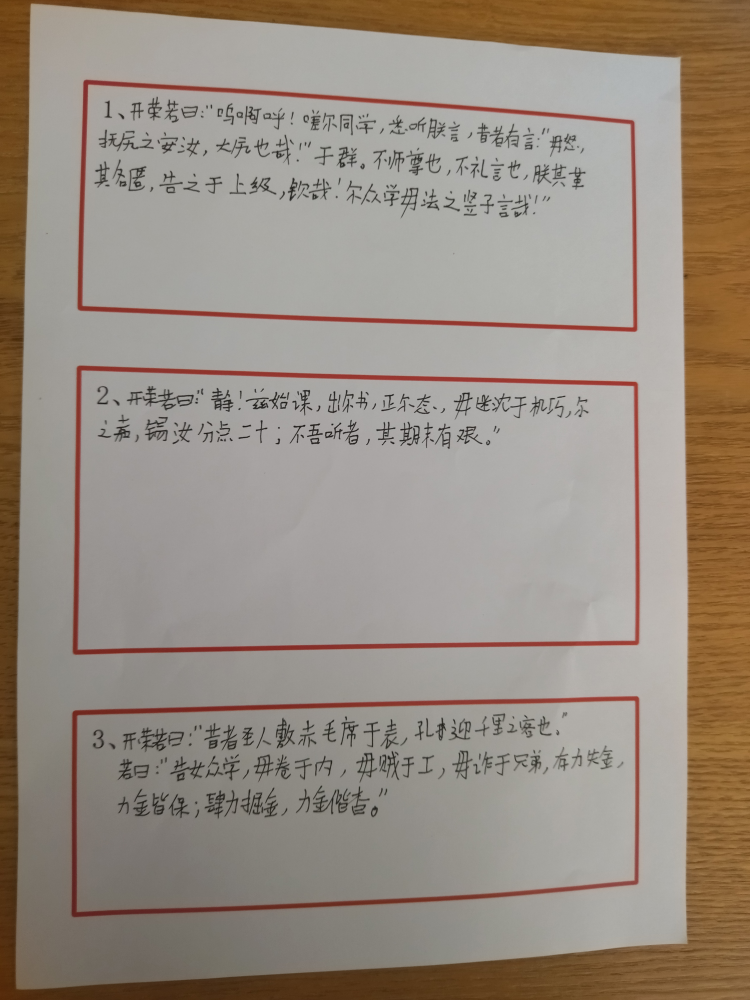
#> input picture red/1.jpg, 3000 x 4000 px (shown at 1/4 size)
$ python '图片识别(总入口).py'   (older library calls are emulated)
#> lines starting #> are read from the running program, lines starting #| are printed output that depends on the picture; after the words box and inside, x2 and y2 are one past the last pixel; in counts of white or black regions, pixels touching at a corner belong together
import json
import sys

import cv2
import numpy as np
import picture_recognition.文字识别 as 文字识别
import re

def preprocess(gray):
    sobel=gray.copy()
    # # 1. Sobel算子，x方向求梯度
    sobelx = cv2.Sobel(gray, cv2.CV_8U, 1, 0, ksize = 3)
    sobely = cv2.Sobel(gray, cv2.CV_8U, 0, 1, ksize = 3)

    sobel=sobel.astype("uint8")
    cv2.addWeighted(sobelx,0.5,sobely,0.5,0,sobel)
    # sobel=sobel.astype("uint8")

    # sobel = cv2.Sobel(gray, cv2.CV_8U, 1, 0, ksize = 3)
    # 2. 二值化
    ret, binary = cv2.threshold(sobel, 0, 255, cv2.THRESH_OTSU+cv2.THRESH_BINARY)
    # ret, binary = cv2.threshold(sobel, 0, 255, cv2.THRESH_TOZERO+cv2.THRESH_BINARY)

    # 3. 膨胀和腐蚀操作的核函数

    # kernel = cv2.getStructuringElement(cv2.MORPH_RECT, (2,2))
    # # 形态学操作             图像      操作（open）结构元素
    # binary = cv2.morphologyEx(binary, cv2.MORPH_OPEN, kernel)

    element1 = cv2.getStructuringElement(cv2.MORPH_RECT, (3,3))
    element2 = cv2.getStructuringElement(cv2.MORPH_RECT, (30,30))

    element3 = cv2.getStructuringElement(cv2.MORPH_RECT, (30,9))
    element4 = cv2.getStructuringElement(cv2.MORPH_RECT, (24, 6))

    elementx = cv2.getStructuringElement(cv2.MORPH_RECT, (40,40))
    elementy = cv2.getStructuringElement(cv2.MORPH_RECT, (30,30))
    # # 方案一：

    # # 先腐蚀
    # erosion = cv2.erode(binary, element1, iterations = 1)

    # # 再膨胀
    # dilation = cv2.dilate(erosion, element2, iterations = 2)

    # 方案二：
    # 直接膨胀
    # dilation = cv2.dilate(binary, element2, iterations = 1)

    # # 方案三（原方案）
    # # 4. 膨胀一次，让轮廓突出
    # dilation = cv2.dilate(binary, element4, iterations = 1)

    # # 5. 腐蚀一次，去掉细节，如表格线等。注意这里去掉的是竖直的线
    # erosion = cv2.erode(dilation, element3, iterations = 1)

    # # 6. 再次膨胀，让轮廓明显一些
    # dilation = cv2.dilate(erosion, element4, iterations = 3)

    # 方案四（成功）
    # 4. 膨胀一次，让轮廓突出
    # dilation = cv2.dilate(binary, elementx, iterations = 1)

    # # 5. 腐蚀一次，去掉细节，如表格线等。注意这里去掉的是竖直的线
    # erosion = cv2.erode(dilation, elementy, iterations = 1)

    # # 6. 再次膨胀，让轮廓明显一些
    # dilation = cv2.dilate(erosion, element4, iterations = 3)

    # 方案五
    elementx5 = cv2.getStructuringElement(cv2.MORPH_RECT, (20,20))
    elementy5 = cv2.getStructuringElement(cv2.MORPH_RECT, (10,10))
    # 4. 膨胀一次，让轮廓突出
    dilation = cv2.dilate(binary, elementx5, iterations = 1)

    # 5. 腐蚀一次，去掉细节，如表格线等。注意这里去掉的是竖直的线
    erosion = cv2.erode(dilation, elementy5, iterations = 1)

    # [10 lines of commented-out code are left out]
    result=erosion
    return result

def findTextRegion(img):

    region = []

    # 1. 查找轮廓
    contours, hierarchy = cv2.findContours(img, cv2.RETR_TREE, cv2.CHAIN_APPROX_SIMPLE)
    # contours, hierarchy = cv2.findContours(img, cv2.RETR_TREE, cv2.CHAIN_APPROX_SIMPLE)

    # print(contours)

    h_img,w_img=img.shape
    area_img=h_img*w_img

    # print(f"area_img:{area_img}")
    # 2. 筛选那些面积小的
    for i in range(len(contours)):
        cnt = contours[i]
        # 计算该轮廓的面积
        area = cv2.contourArea(cnt)

        # 面积小的都筛选掉

        if (area < area_img*0.1 or area>area_img*0.9):
            continue


        # 轮廓近似，作用很小
        epsilon = 0.001 * cv2.arcLength(cnt, True)
        approx = cv2.approxPolyDP(cnt, epsilon, True)

        # 找到最小的矩形，该矩形可能有方向

        rect = cv2.minAreaRect(cnt)

        # box是四个点的坐标
        # imgs=cv2.imread("./img_rec/red1.png")
        box=cv2.boxPoints(rect)
        # [8 lines of commented-out code are left out]
        box = np.int0(box)

        # 计算高和宽
        height = abs(box[0][1] - box[2][1])
        width = abs(box[0][0] - box[2][0])

        # 筛选那些太细的矩形，留下扁的
        # if (height > width*1.2):
        #     continue

        # print(f'area:{area}')
        region.append(box)

        # print(region)

    return region

def detect(zip_image,img):
    # src=cv2.imread(imagePath)
    src=zip_image.copy()

    dilation = preprocess(img)
    # 3. 查找和筛选文字区域

    region = findTextRegion(dilation)
    area_list=[cv2.contourArea(r) for r in region]
    score_list=[i/max(area_list) for i in area_list]

    # print(score_list)
    # print(region)

    # dets=[[*i[0],*i[2]]+[1] for i in region]
    dets=[]
    # print(region)
    for r_i in range(len(region)):
        # ls=[min(r,key=lambda s[0]:s[0]+s[1])]
        # min_s=min(r,key=lambda s:s[0]+s[1])
        # print(f'min_s:{min_s}')

        r=region[r_i]
        min_s=None
        min_s_index=0
        for i in range(4):
            s=r[i][0]+r[i][1]
            if min_s==None or min_s>s:
                min_s=s
                min_s_index=i

        dets.append([*r[min_s_index],*r[(min_s_index+2)%4],score_list[r_i]])

    dets=np.array(dets)
    # print(dets)

    # 去除重复框
    index_list=py_cpu_nms(dets,0.2)
    # index_list=dets

    new_region=[]
    for index in index_list:
        new_region.append(region[index])

    # 对区域进行从上到下排序
    new_region.sort(key=lambda y:y[0][1])
    # print(new_region)
    # print(new_region)

    # 4. 用绿线画出这些找到的轮廓
    for box in new_region:
        cv2.drawContours(src, [box], 0 , (0, 255, 0), 2)

    # 5.文字识别
    answers=文字识别.result(zip_image,new_region)
    # [7 lines of commented-out code are left out]
    return (src,answers)

# 去重
def py_cpu_nms(dets, thresh):
    x1 = dets[:, 0]
    y1 = dets[:, 1]
    x2 = dets[:, 2]
    y2 = dets[:, 3]
    scores = dets[:, 4]

    areas = (x2 - x1 + 1) * (y2 - y1 + 1)
    #按照从小到大排序后返回下标，然后顺序取反，即从大到小对应的下标
    order = scores.argsort()[::-1]
    # print(f'norder:{order}')
    keep = []

    s=1
    while order.size > 0:
        i = order[0]
        keep.append(i)
        #求交叉面积intersection采用了这个非常巧妙的方法，自己画一下思考一下
        xx1 = np.maximum(x1[i], x1[order[1:]])
        yy1 = np.maximum(y1[i], y1[order[1:]])
        xx2 = np.minimum(x2[i], x2[order[1:]])
        yy2 = np.minimum(y2[i], y2[order[1:]])
        # print(f'inter:{s} xx1:{xx1} yy1:{yy1} xx2:{xx2} yy2:{yy2}')

        w = np.maximum(0.0, xx2 - xx1 + 1) #计算w
        h = np.maximum(0.0, yy2 - yy1 + 1) #计算h
        # print(f'inter:{s} w:{w} h:{h}')

        inter = w * h       #交叉面积
        # print(f'inter:{s} {inter}')
        #A交B/A并B
        ovr = inter / (areas[i] + areas[order[1:]] - inter)
        # print(ovr)
        """
        保留重叠面积小于threshold的
        np.where的返回值是tuple
        第一个维度是x的list,第二个维度是y的list
        这里因为输入是1维,因此就取0就好
        """

        inds = np.where(ovr <= thresh)[0]

        # print(f'inds:{inds+1}')
        order = order[inds + 1]
        s+=1
        # print(f'order:{order}')
    # print(keep)
    return keep

# 检测红色区域
def red(imagePath):
#> called with imagePath = './red/1.jpg'
    img = cv2.imread(imagePath)
#> img is the input picture: shape (4000, 3000, 3); mean B, G, R 129.8, 141.1, 152.2

    img=cv2.resize(img,(1000,1414))
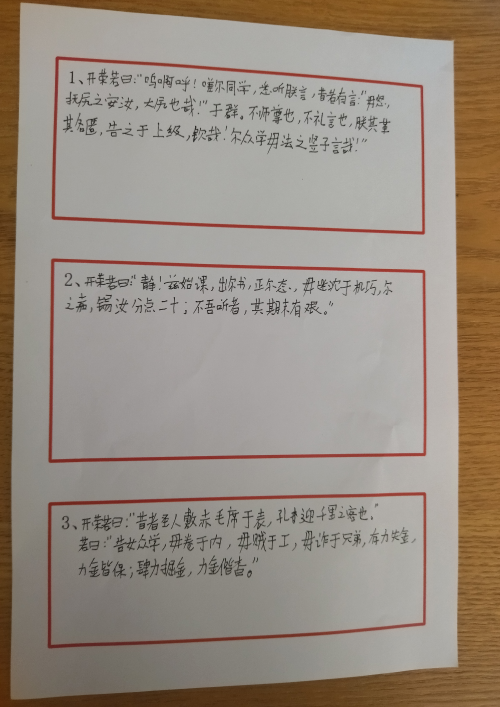
#> img: shape (1414, 1000, 3) (shown at 1/2 size); mean B, G, R 129.7, 141, 152.1
    # cv2.imencode('.png', img)[1].tofile("压缩.png")


    # # 去噪
    # img=cv2.fastNlMeansDenoisingColored(img,None,10,10,7,21)

    # 在彩色图像的情况下，解码图像将以b g r顺序存储通道。
    grid_RGB = cv2.cvtColor(img, cv2.COLOR_BGR2RGB)

    # 从RGB色彩空间转换到HSV色彩空间
    grid_HSV = cv2.cvtColor(grid_RGB, cv2.COLOR_RGB2HSV)
#> grid_HSV: shape (1414, 1000, 3); mean H, S, V 19.2, 44.2, 152.2

    # H、S、V范围一：

    # 红色
    lower1 = np.array([0,43,46])
    upper1 = np.array([10,255,255])
    mask1 = cv2.inRange(grid_HSV, lower1, upper1)       # mask1 为二值图像
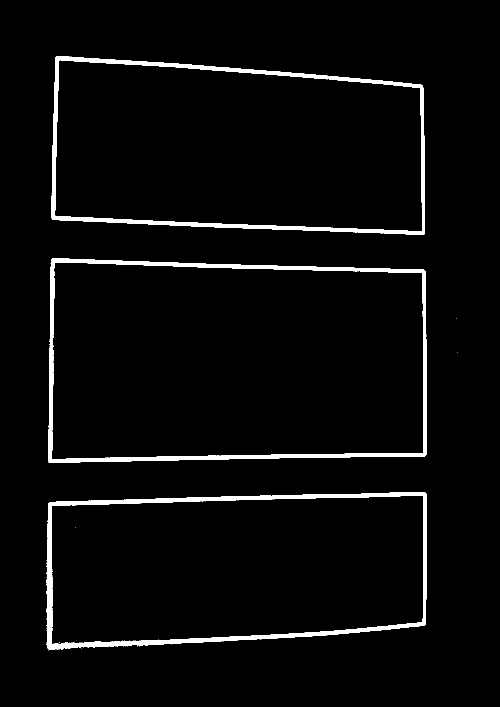
#> mask1: shape (1414, 1000) (shown at 1/2 size); 3.4% white; 31 white regions (28 under 20 px), largest, box (x1, y1, x2, y2) and area: (96, 517, 854, 926) 16502, (93, 984, 853, 1300) 16483, (103, 112, 850, 470) 15198
    res1 = cv2.bitwise_and(grid_RGB, grid_RGB, mask1)

    # H、S、V范围二：
    lower2 = np.array([156,43,46])
    upper2 = np.array([180,255,255])
    mask2 = cv2.inRange(grid_HSV, lower2, upper2)
#> mask2: shape (1414, 1000); 0.01% white in thin lines or dots, all inside (x1, y1, x2, y2) = (104, 158, 846, 997)
    res2 = cv2.bitwise_and(grid_RGB,grid_RGB, mask2)

    mask = mask1 + mask2
#> mask: shape (1414, 1000); 3.4% white; 31 white regions (28 under 20 px), largest, box (x1, y1, x2, y2) and area: (96, 517, 854, 926) 16606, (93, 984, 853, 1300) 16486, (103, 112, 850, 470) 15211

    # detect(imagePath,mask)
    return detect(img,mask)
#> in preprocess, `cv2.addWeighted(sobelx,0.5,sobely,0.5,0,sobel)`:
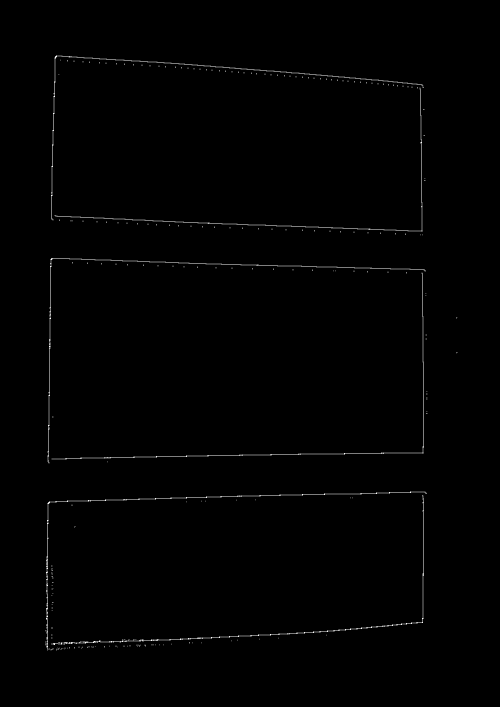
#> sobel: shape (1414, 1000) (shown at 1/2 size); min 0, max 255, mean 1.4
#> in preprocess, `ret, binary = cv2.threshold(sobel, 0, 255, cv2.THRESH_OTSU+cv2.THRESH_..`:
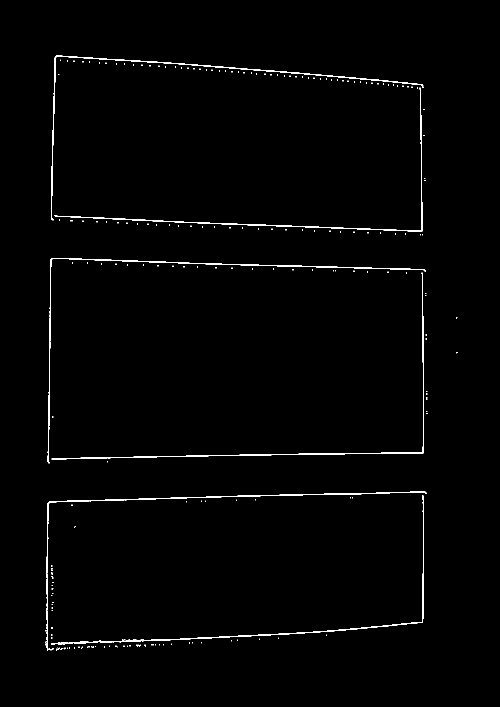
#> binary: shape (1414, 1000) (shown at 1/2 size); 1% white in thin lines or dots, all inside (x1, y1, x2, y2) = (91, 111, 916, 1302)
#> in preprocess, `ret, binary = cv2.threshold(sobel, 0, 255, cv2.THRESH_OTSU+cv2.THRESH_..`: ret = 0
#> in preprocess, `dilation = cv2.dilate(binary, elementx5, iterations = 1)`:
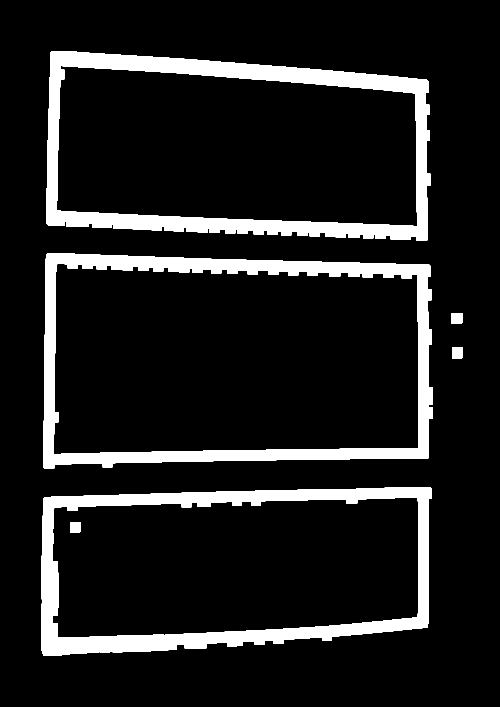
#> dilation: shape (1414, 1000) (shown at 1/2 size); 11.5% white; 6 white regions, box (x1, y1, x2, y2) and area: (93, 102, 861, 481) 56759, (86, 507, 865, 937) 53266, (82, 974, 864, 1312) 51721, (903, 626, 925, 648) 480, (904, 695, 926, 717) 480, (140, 1044, 162, 1066) 480
#> in preprocess, `erosion = cv2.erode(dilation, elementy5, iterations = 1)`:
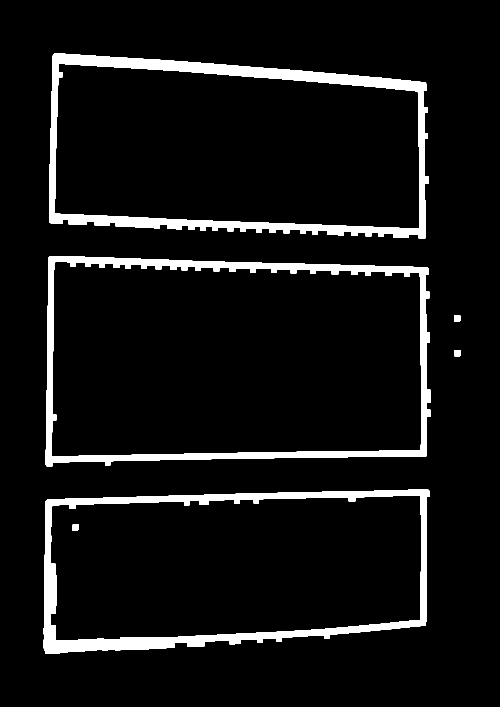
#> erosion: shape (1414, 1000) (shown at 1/2 size); 7% white; 6 white regions
#> in findTextRegion, `contours, hierarchy = cv2.findContours(img, cv2.RETR_TREE, cv2.CHAIN_A..`: contours = 9 contours; largest, box (x1, y1, x2, y2) and area: (91, 512, 861, 933) 299329, (103, 523, 843, 914) 271076, (98, 107, 857, 477) 244192, (87, 979, 860, 1308) 224221, (109, 127, 840, 458) 210866
#> the loop in findTextRegion, `for i in range(len(contours)):` made 9 passes
#> (area, epsilon, rect, box, height, width) on passes 1, 2, 6: (224221, 2.23, ((473.1, 1141.5), (780.9, 309), -1.68), [[87, 1307], [78, 998], [858, 975], [867, 1284]], 332, 771), (194766, 2.13, ((471.3, 1134.6), (747.4, 272.6), -1.75), [[101, 1282], [93, 1009], [840, 986], [849, 1259]], 296, 739), (299329, 2.41, ((475.5, 722), (420, 769), -90), [[860, 932], [91, 932], [91, 512], [860, 512]], 420, 769)
#> after the loop in findTextRegion, `for i in range(len(contours)):`: region = 6 items
#> in detect, `area_list=[cv2.contourArea(r) for r in region]`: area_list = [241227, 204263, 322980, 287820, 259316, 222194]
#> in detect, `score_list=[i/max(area_list) for i in area_list]`: score_list = [0.747, 0.632, 1, 0.891, 0.803, 0.688]
#> the loop in detect, `for r_i in range(len(region)): # ls=[min(r,key=lambda s[0]:s[0]+s[1])]..` made 6 passes
#> r on passes 1 to 6: [[87, 1307], [78, 998], [858, 975], [867, 1284]], [[101, 1282], [93, 1009], [840, 986], [849, 1259]], [[860, 932], [91, 932], [91, 512], [860, 512]], [[841, 912], [103, 912], [103, 522], [841, 522]], [[850, 481], [89, 445], [105, 105], [866, 141]], [[838, 462], [101, 427], [116, 126], [852, 161]]
#> after the loop in detect, `for r_i in range(len(region)):`: dets = [[78, 998, 867, 1284, 0.747], [93, 1009, 849, 1259, 0.632], [91, 512, 860, 932, 1], [103, 522, 841, 912, 0.891], [105, 105, 850, 481, 0.803], [116, 126, 838, 462, 0.688]]
#> in py_cpu_nms, `x1 = dets[:, 0]`: x1 = [78, 93, 91, 103, 105, 116]
#> in py_cpu_nms, `y1 = dets[:, 1]`: y1 = [998, 1009, 512, 522, 105, 126]
#> in py_cpu_nms, `x2 = dets[:, 2]`: x2 = [867, 849, 860, 841, 850, 838]
#> in py_cpu_nms, `y2 = dets[:, 3]`: y2 = [1284, 1259, 932, 912, 481, 462]
#> in py_cpu_nms, `scores = dets[:, 4]`: scores = [0.747, 0.632, 1, 0.891, 0.803, 0.688]
#> in py_cpu_nms, `areas = (x2 - x1 + 1) * (y2 - y1 + 1)`: areas = [226730, 190007, 324170, 288949, 281242, 243651]
#> in py_cpu_nms, `order = scores.argsort()[::-1]`: order = [2, 3, 4, 0, 5, 1]
#> the loop in py_cpu_nms, `while order.size > 0:` made 3 passes
#> (i, xx1, yy1, xx2, yy2, w, h, inter) on passes 1 to 2: (2, [103, 105, 91, 116, 93], [522, 512, 998, 512, 1009], [841, 850, 860, 838, 849], [912, 481, 932, 462, 932], [739, 746, 770, 723, 757], [391, 0, 0, 0, 0], [288949, 0, 0, 0, 0]), (4, [105, 116, 105], [998, 126, 1009], [850, 838, 849], [481, 462, 481], [746, 723, 745], [0, 337, 0], [0, 243651, 0])
#> after the loop in py_cpu_nms, `while order.size > 0:`: keep = [2, 4, 0]; order = empty array; s = 4
#> in detect, `index_list=py_cpu_nms(dets,0.2)`: index_list = [2, 4, 0]
#> the loop in detect, `for index in index_list:` made 3 passes
#> index on passes 1 to 3: 2, 4, 0
#> after the loop in detect, `for index in index_list:`: new_region = [[[860, 932], [91, 932], [91, 512], [860, 512]], [[850, 481], [89, 445], [105, 105], [866, 141]], [[87, 1307], [78, 998], [858, 975], [867, 1284]]]
#> the loop in detect, `for box in new_region:` made 3 passes
#> after the loop in detect, `for box in new_region:`:
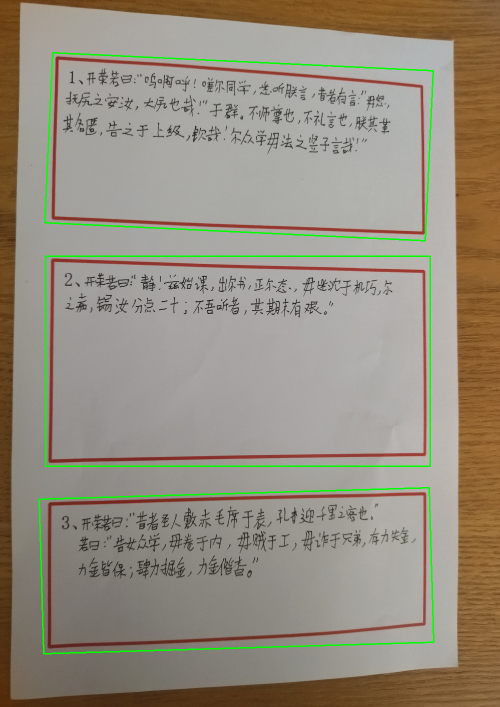
#> src: shape (1414, 1000, 3) (shown at 1/2 size); mean B, G, R 127.5, 142.3, 149.8

# 检测黑色区域
# [66 lines left out: functions black, detect_multiple_imgs, not called in this run]


if __name__ == '__main__':
    # [4 lines of commented-out code are left out]

    imagePath='./red/1.jpg' #红色
    red(imagePath)
#> (the call stopped at in detect, `answers=文字识别.result(zip_image,new_region)`: picture_recognition is not available in this run)

    # [5 lines of commented-out code are left out]
